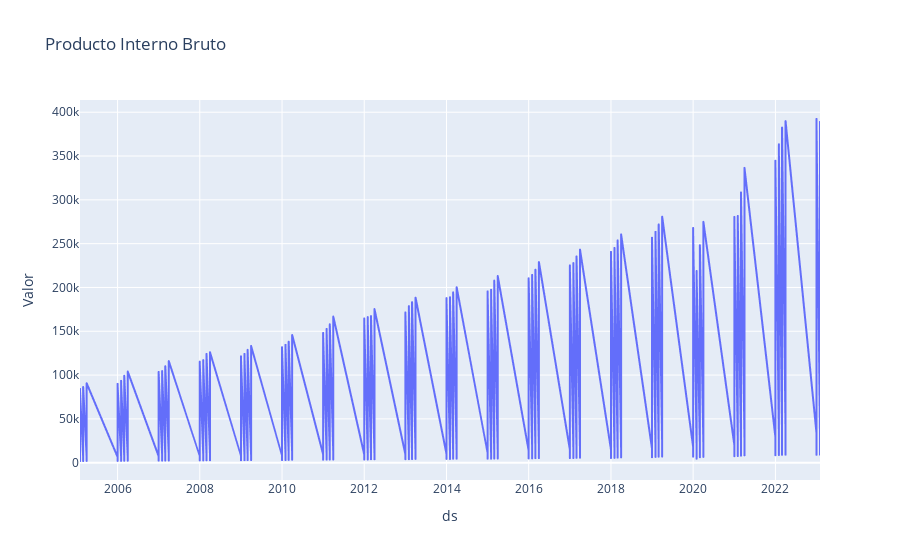

Notebook source saved alongside this figure:
### Code cell
px.line(df, x ='ds', y = 'Valor', title= "Producto Interno Bruto")

### Figure 1 — Plotly figure (JSON) as saved in the notebook; plotly's stock layout.template omitted (floating-point values rounded to 4 significant figures; data arrays with more than 128 entries replaced by an {"elided": "..."} marker saying what was removed)
{"data": [{"hovertemplate": "ds=%{x}<br>Valor=%{y}<extra></extra>", "legendgroup": "", "line": {"color": "#636efa", "dash": "solid"}, "marker": {"symbol": "circle"}, "mode": "lines", "name": "", "showlegend": false, "type": "scattergl", "x": {"elided": "2190 str values"}, "xaxis": "x", "y": {"elided": "2190 float values"}, "yaxis": "y"}], "layout": {"legend": {"tracegroupgap": 0}, "title": {"text": "Producto Interno Bruto"}, "xaxis": {"anchor": "y", "domain": [0, 1], "title": {"text": "ds"}}, "yaxis": {"anchor": "x", "domain": [0, 1], "title": {"text": "Valor"}}}}
